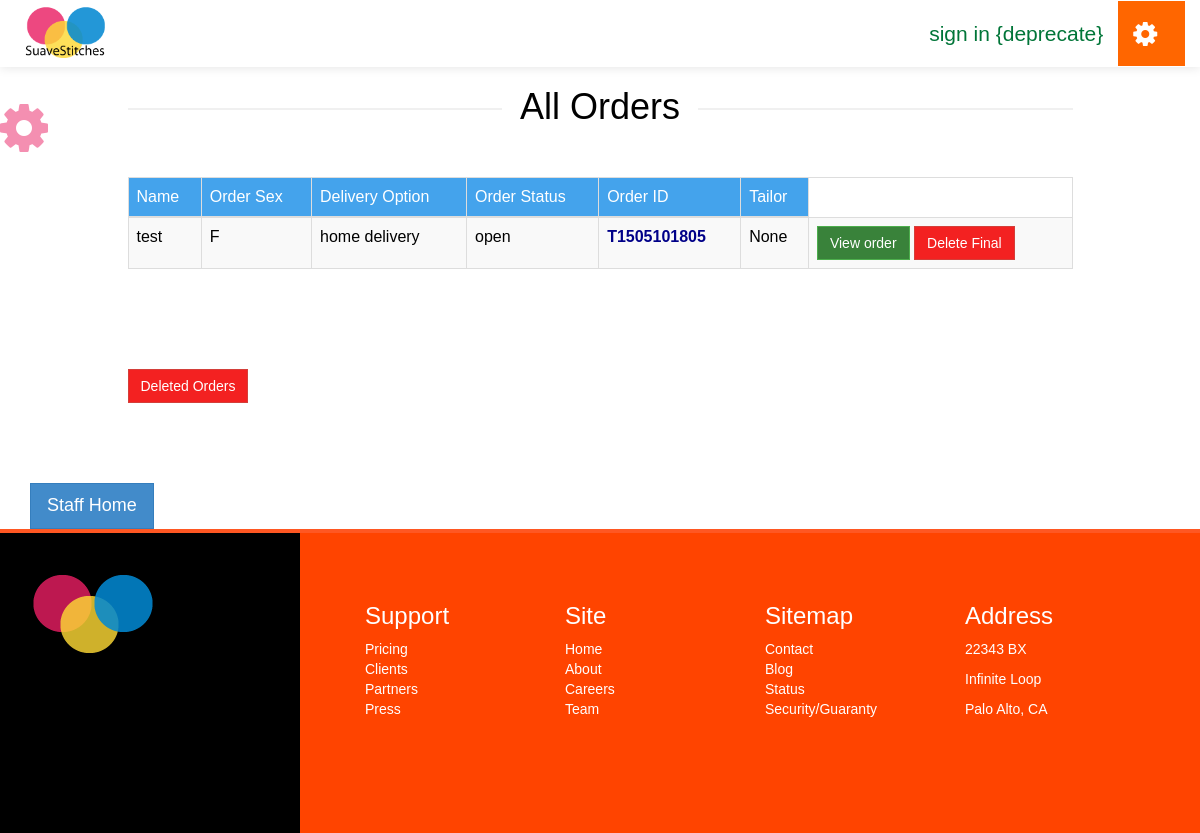
The page /suave/staff/Order/List (signed in) on the database as committed earlier.
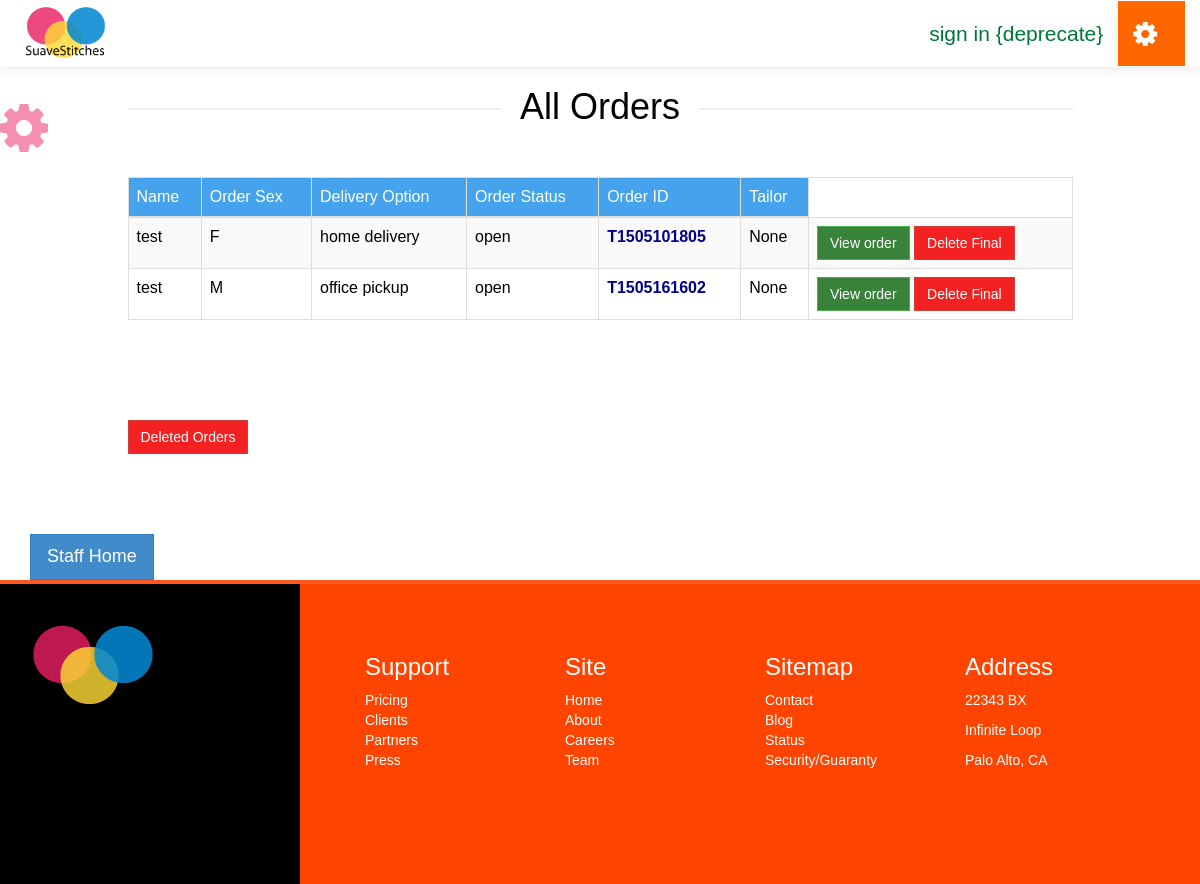
The same page on the database as committed later.
### suave/models.py (models this page shows)
class Order(models.Model):
	client = models.ForeignKey(Client, null=True)
	sizetable = models.ForeignKey(SizeTable, null=True)
	tailor = models.ForeignKey(Tailor, null=True)
	fabric = models.CharField(max_length=50, null=True)
	style = models.CharField(max_length=100, null=True)
	main_order_id = models.CharField(max_length=15, null=True)
	details = models.CharField(max_length=250, null=True) #*
	delivery_option = models.CharField(max_length=100, null=True)
	service_option = models.CharField(max_length=100, null=True)
	sex = models.CharField(max_length=2, default=' ')
	status = models.CharField(max_length=20, default='OPEN') #*
	cost = models.IntegerField(default=0000)
	date = models.DateField(auto_now_add=True)
	soft_delete = models.BooleanField(default=False)

class Client(models.Model):
	FEMALE = 'F'
	MALE = 'M'
	SEX_CHOICE = (
		(FEMALE, 'F'),
		(MALE, 'M'),
	)
	user = models.OneToOneField(User)
	address = models.CharField(max_length=200, null=True)
	preference = models.CharField(max_length=40)
	sex = models.CharField(max_length=2, choices=SEX_CHOICE, default=" ")
	def __str__(self):
		return self.user.username

### staff/views.py (the view)
@login_required
def order_list(request):
	context = {}
	context['orders'] = Order.objects.filter(soft_delete=False)
	return render(request, 'i/staff/order/order_list.html', context)

### templates/i/staff/order/order_list.html (shortened to what this page needs)
{% extends "i/layout/staff_base.html" %}
{% block main_section %}
	<div class="container">
		<div class="row">
			<div class="col-lg-10 col-lg-offset-1">
				<div class="page-header-style"><h1>All Orders</h1></div>
				<br><br>
				{% if orders %}
				<table class="table table-striped table-hover table-bordered">
					<thead>
						<tr style="background:#44a3ec;color:#fff">
							<td>Name</td>
							<td>Order Sex</td>
							<td>Delivery Option</td>
							<td>Order Status</td>
							<td>Order ID</td>
							<td>Tailor</td>
						</tr>
					</thead>
					<tbody>
						{% for order in orders %}
						<tr>
							<td>{{ order.client }}</td>
							<td>{{ order.sex }}</td>
							<td>{{ order.delivery_option|lower }}</td>
							<td>{{ order.status|lower }}</td>
							<td style="color:#008;font-weight:bold">{{ order.main_order_id }}</td>
							<td>{{ order.tailor }}</td>
							<td>
								<a href="{% url 'staff:order_details' order.main_order_id %}" class="btn btn-success">View order</a>
								<a href="" class="btn btn-danger">Delete Final</a>
							</td>
						</tr>
						{% endfor %}
					</tbody>
				</table>
				{% endif %}
				<br><br><br><br>
				<a href="{% url 'staff:order_list_deleted' %}" class="btn btn-danger">Deleted Orders</a>
			</div>
		</div>
	</div>
	<br><br><br><br>
{% endblock %}

Rows that differ between the two databases and show on the page:
added Order: client "test", sex "M", delivery_option "office pickup", status "open", main_order_id "T1505161602", tailor "None"
